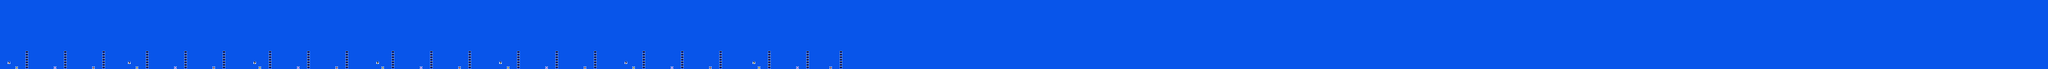

Rendered tile map (Tiled .tmx) drawn with the repository's tilesets; below, a short description and the map source with its tile grids summarised:
An orthogonal 800x27 tile map with 16x16 px tiles, 2 tile layers (SP, ...), 3 tilesets.

<map version="1.10" tiledversion="1.10.2" orientation="orthogonal" renderorder="right-down" width="800" height="27" tilewidth="16" tileheight="16" infinite="0" nextlayerid="3" nextobjectid="1">
 <editorsettings>
  <chunksize width="16" height="27" />
  <export target="test4.csv" format="csv" />
 </editorsettings>
 <tileset firstgid="1" name="famidash" tilewidth="16" tileheight="16" tilecount="256" columns="16">
  <image source="../../../GRAPHICS/famidash.bmp" width="256" height="256" />
 </tileset>
 <tileset firstgid="257" name="sprites" tilewidth="16" tileheight="16" tilecount="256" columns="16">
  <image source="../../../GRAPHICS/sprites.png" width="256" height="256" />
 </tileset>
 <tileset firstgid="513" name="sprites" tilewidth="16" tileheight="16" tilecount="256" columns="16">
  <image source="../../../GRAPHICS/sprites.png" width="256" height="256" />
 </tileset>
 <layer id="1" width="800" height="27">
  <data>[21600 cells, 21600 non-empty, 2 distinct tile ids]</data>
 </layer>
 <layer id="2" name="SP" width="800" height="27">
  <data>[21600 cells, 28 non-empty, 10 distinct tile ids]</data>
 </layer>
</map>
